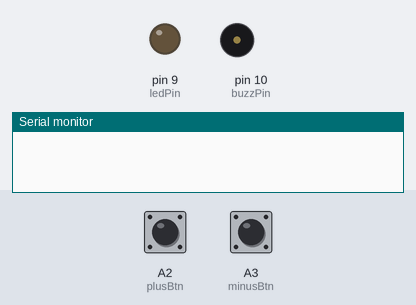
Recording of a sketch running on a simulated Arduino Uno, built with avr-gcc and run on an emulated ATmega328P. On the bench: output pins drawn as LEDs (lit = HIGH), buzzer (waves = sounding, pin HIGH), the last lines printed to the serial monitor. Inputs (shaded band) come from the test bench; at power-on: A2 (plusBtn) LOW, A3 (minusBtn) LOW.

Above: at 1.2 s.
1.3 s: A2 (plusBtn) pulled HIGH for 1 s
At 2.8 s:
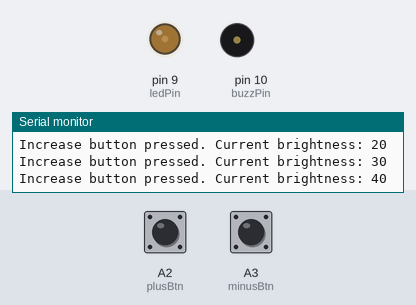
3.8 s: A3 (minusBtn) pulled HIGH for 3.2 s
At 4.9 s:
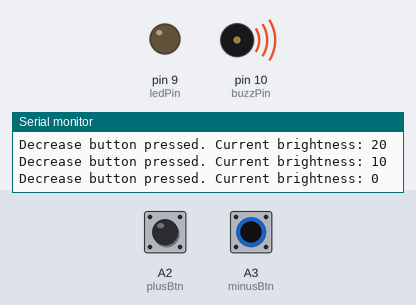
8.5 s: A2 (plusBtn) pulled HIGH for 3.2 s
At 12.6 s:
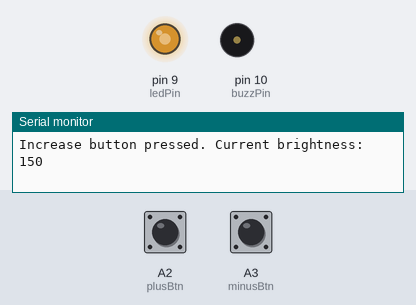
13.2 s: A2 (plusBtn) pulled HIGH for 1 s
At 15.3 s:
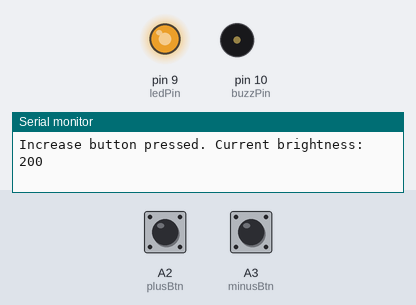
15.7 s: A2 (plusBtn) pulled HIGH for 3.2 s
At 16.8 s:
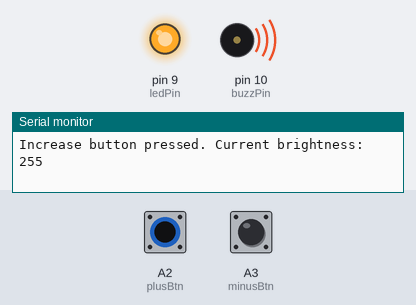
20.4 s: A3 (minusBtn) pulled HIGH for 0.15 s
At 21.4 s:
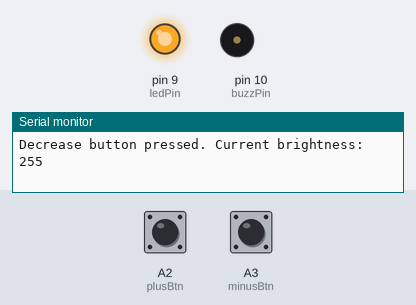
Timing chart, 0 to 23.0 s (numbered marks = the images above; inputs shaded):
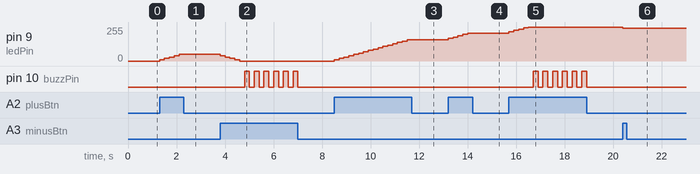

Measured:
- after the input at 1.3 s, pin 9 (ledPin): moves from 0/255 to 50/255 over 0.80 s, starting at once
- after the input at 3.8 s, pin 9 (ledPin): moves from 50/255 to 0/255 over 0.80 s, starting at once; pin 10 (buzzPin): alternates HIGH for 0.20 s and LOW for 0.20 s, 12 changes in all, then stays LOW, starting after 1.0 s
- after the input at 8.5 s, pin 9 (ledPin): moves from 0/255 to 160/255 over 3.0 s, starting at once
- after the input at 13.2 s, pin 9 (ledPin): moves from 160/255 to 210/255 over 0.80 s, starting at once
- after the input at 15.7 s, pin 9 (ledPin): moves from 210/255 to 255/255 over 0.80 s, starting at once; pin 10 (buzzPin): alternates HIGH for 0.20 s and LOW for 0.20 s, 12 changes in all, then stays LOW, starting after 1.0 s
- after the input at 20.4 s, pin 9 (ledPin): 255/255 → 245/255 at once

The sketch:

pushButton-ledDim-buzzer.ino
```cpp
int plusBtn = A2;
int minusBtn = A3;
int ledPin = 9;
int buzzPin = 10;
int ledBrightness = 0;
int btnPlusVal;
int btnMinusVal;

void setup() {
  pinMode(plusBtn, INPUT);
  pinMode(minusBtn, INPUT);
  pinMode(ledPin, OUTPUT);
  pinMode(buzzPin, OUTPUT);
  Serial.begin(9600);
}

void loop() {
  btnPlusVal = digitalRead(plusBtn);
  btnMinusVal = digitalRead(minusBtn);
  if(btnPlusVal == 1){
    Serial.print("Increase button pressed. Current brightness: ");
    Serial.println(ledBrightness);
    if(ledBrightness == 255){
      ledBrightness = 255;
      digitalWrite(buzzPin, HIGH);
      delay(200);
      digitalWrite(buzzPin, LOW);
    } else {
      ledBrightness += 10;
    }
    if(ledBrightness > 255){
      ledBrightness = 255;
    }
    analogWrite(ledPin, ledBrightness);
    delay(200); // Debounce delay
  }
  if(btnMinusVal == 1){
    Serial.print("Decrease button pressed. Current brightness: ");
    Serial.println(ledBrightness);
    if(ledBrightness < 10){
      ledBrightness = 0;
      digitalWrite(buzzPin, HIGH);
      delay(200);
      digitalWrite(buzzPin, LOW);
    } else {
      ledBrightness -= 10;
    }
    analogWrite(ledPin, ledBrightness);
    delay(200); // Debounce delay
  }
}
```
